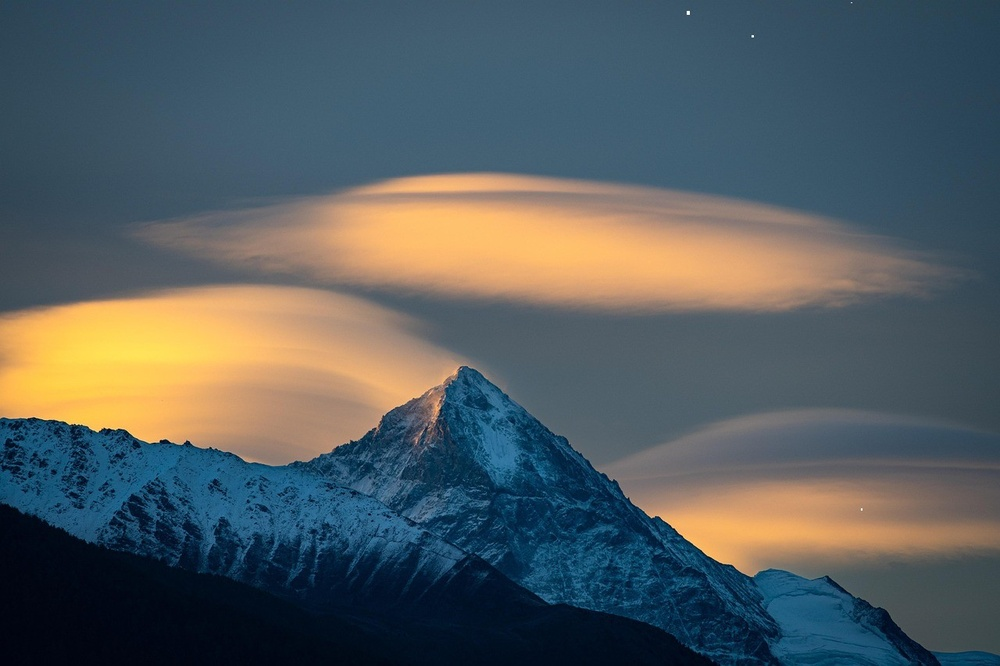
#> input picture Assignment 11/images/sample.jpeg, 1000 x 666 px, shrunk from 1280 x 853 before the run
$ python thresholding.py
#> lines starting #> are read from the running program, lines starting #| are printed output that depends on the picture; after the words box and inside, x2 and y2 are one past the last pixel; in counts of white or black regions, pixels touching at a corner belong together
import cv2

img = cv2.imread("images/sample.jpeg", 0)
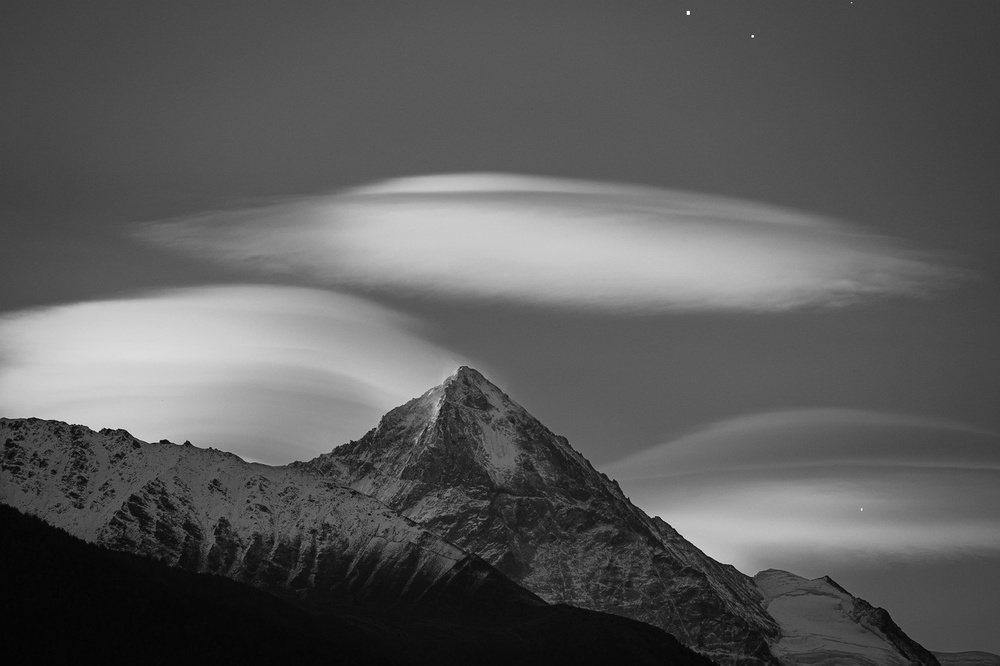
#> img: shape (666, 1000); min 0, max 255, mean 90.3

ret, thresh = cv2.threshold(img, 127, 255, cv2.THRESH_BINARY)
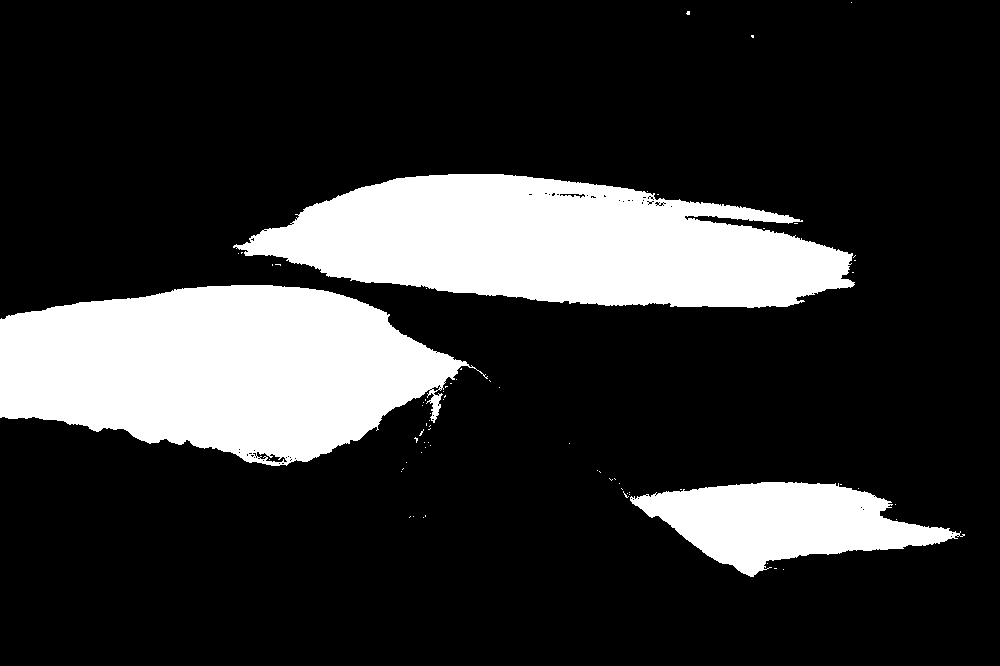
#> thresh: shape (666, 1000); 19.9% white; 69 white regions (66 under 20 px), largest, box (x1, y1, x2, y2) and area: (0, 285, 488, 466) 59494, (233, 174, 855, 308) 55960, (630, 482, 965, 577) 17054

cv2.imshow("Threshold Image", thresh)
cv2.waitKey(0)
cv2.destroyAllWindows()
